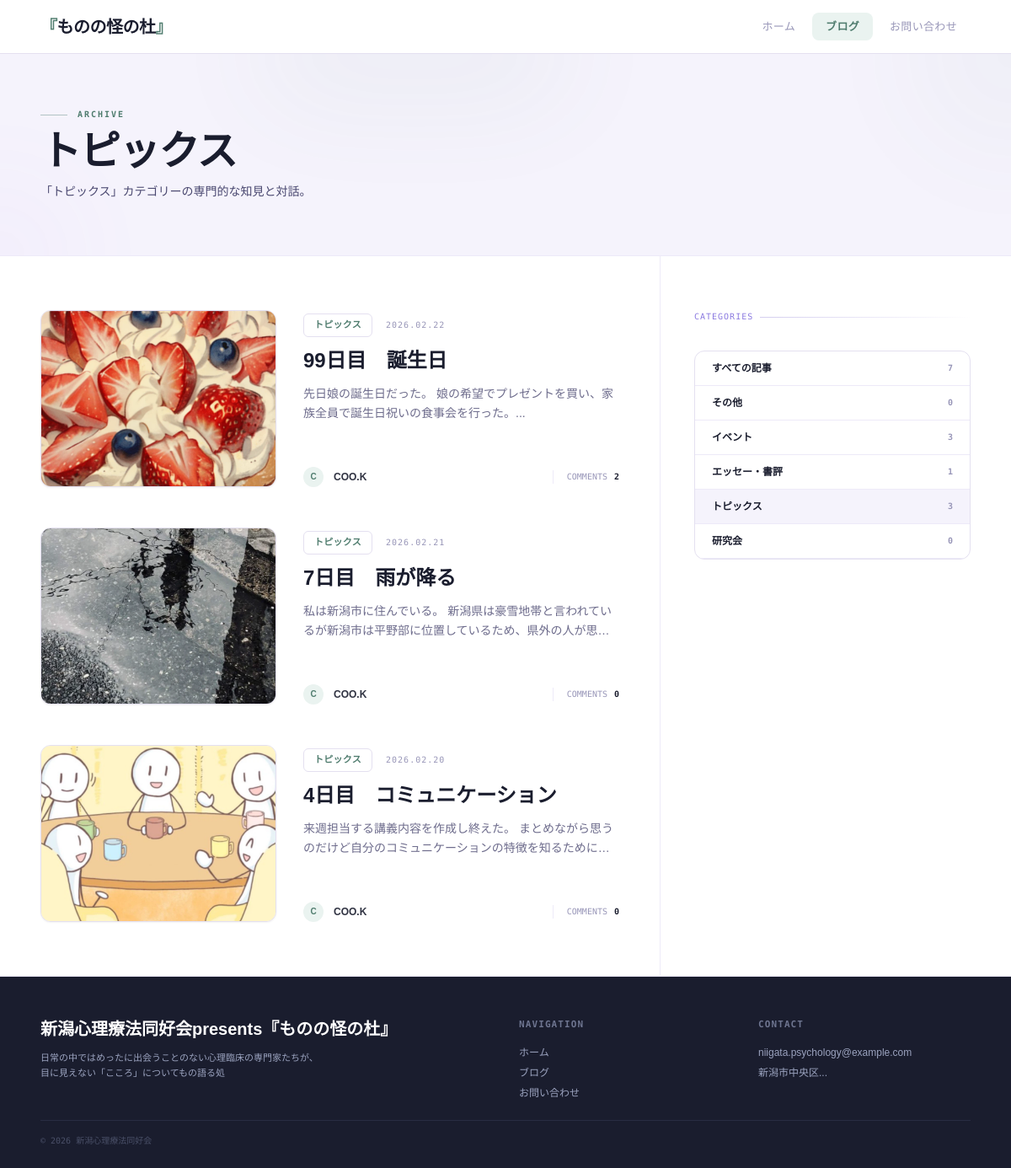
Screenshot of /blog?category=topics with the database file from the repository.
### app/models.py (models this page shows, shortened)
class Category(db.Model):
    __tablename__ = 'categories'
    id = db.Column(db.Integer, primary_key=True, autoincrement=True)
    name = db.Column(db.Text, nullable=False)
    slug = db.Column(db.Text, nullable=False, unique=True)
    created_at = db.Column(db.DateTime, default=datetime.utcnow)
    posts = db.relationship('Post', backref='category', lazy=True)

class Post(db.Model):
    __tablename__ = 'posts'
    id = db.Column(db.Integer, primary_key=True, autoincrement=True)
    user_id = db.Column(db.Integer, db.ForeignKey('users.id'), nullable=False)
    category_id = db.Column(db.Integer, db.ForeignKey('categories.id'), nullable=False)
    title = db.Column(db.Text, nullable=False)
    content = db.Column(db.Text, nullable=False)
    published_at = db.Column(db.DateTime, default=datetime.utcnow)
    event_date = db.Column(db.DateTime, nullable=True)
    eyecatch_img = db.Column(db.Text)
    created_at = db.Column(db.DateTime, default=datetime.utcnow)
    updated_at = db.Column(db.DateTime, default=datetime.utcnow, onupdate=datetime.utcnow)
    comments = db.relationship('Comment', backref='post', lazy=True, cascade='all, delete-orphan')

class User(db.Model, UserMixin):
    __tablename__ = 'users'
    id = db.Column(db.Integer, primary_key=True, autoincrement=True)
    name = db.Column(db.Text, nullable=False)
    display_name = db.Column(db.Text, nullable=True)
    email = db.Column(db.Text, nullable=False, unique=True)
    password_hash = db.Column(db.Text, nullable=False)
    role = db.Column(db.Text, nullable=False, default='member')
    profile = db.Column(db.Text)
    created_at = db.Column(db.DateTime, default=datetime.utcnow)
    updated_at = db.Column(db.DateTime, default=datetime.utcnow, onupdate=datetime.utcnow)
    posts = db.relationship('Post', backref='author', lazy=True)
    comments = db.relationship('Comment', backref='user', lazy=True)
    @property
    def display_name_or_name(self):
        if self.display_name and self.display_name.strip():
            return self.display_name.strip()
        return self.name

### app/blueprints/main/routes.py (the view)
@main_bp.route('/blog')
def blog_list():
    page = request.args.get('page', 1, type=int)
    category_slug = request.args.get('category')
    now_jst = _now_jst()
    query = Post.query.filter(Post.published_at <= now_jst)
    current_category = None
    if category_slug:
        current_category = Category.query.filter_by(slug=category_slug).first()
        if current_category:
            query = query.filter_by(category_id=current_category.id)
    pagination = query.order_by(Post.published_at.desc()).paginate(page=page, per_page=10, error_out=False)
    posts = pagination.items
    categories = Category.query.order_by(Category.name).all()
    category_counts = {c.id: Post.query.filter(Post.category_id == c.id, Post.published_at <= now_jst).count() for c in categories}
    total_published = Post.query.filter(Post.published_at <= now_jst).count()
    return render_template('main/blog_list.html',
                         title='ブログ記事一覧',
                         posts=posts,
                         pagination=pagination,
                         categories=categories,
                         current_category=current_category,
                         category_counts=category_counts,
                         total_published=total_published)

### app/blueprints/main/routes.py (called while the page is built)
def _now_jst():
    if ZoneInfo:
        return datetime.now(ZoneInfo('Asia/Tokyo')).replace(tzinfo=None)
    return datetime.utcnow() + timedelta(hours=9)

### app/blueprints/main/templates/main/blog_list.html (shortened to what this page needs)
{% extends "main/base.html" %}
{% block main_content %}
<div class="relative bg-custom-surface-2 border-b border-custom-border-light py-10 md:py-16 overflow-hidden">
    <div class="absolute top-0 right-0 w-64 h-64 bg-custom-accent opacity-[0.03] rounded-full blur-3xl -mr-32 -mt-32">
    </div>
    <div class="absolute bottom-0 left-0 w-48 h-48 bg-purple-500 opacity-[0.03] rounded-full blur-3xl -ml-24 -mb-24">
    </div>
    <div class="inner flex flex-col gap-3 relative z-10">
        <div class="flex items-center gap-3">
            <span class="w-8 h-[1px] bg-custom-accent opacity-40"></span>
            <span
                class="text-[10px] font-bold text-custom-accent uppercase tracking-[0.2em] font-mono-dm">Archive</span>
        </div>
        <h1 class="font-header-sans font-bold text-3xl md:text-5xl text-custom-text-primary tracking-tight">
            {% if current_category %}
            {{ current_category.name }}
            {% else %}
            Blog <span class="text-custom-accent opacity-30 font-light">/</span> 記事一覧
            {% endif %}
        </h1>
        <p class="text-sm text-custom-text-secondary max-w-2xl leading-relaxed">
            {% if current_category %}
            「{{ current_category.name }}」カテゴリーの専門的な知見と対話。
            {% else %}
            心理療法の視点から、日常の中に潜む「こころ」の動きを読み解く。
            {% endif %}
        </p>
    </div>
</div>
<div class="inner grid grid-cols-1 md:grid-cols-3 gap-0 border-b border-custom-border-light">
    <div class="md:col-span-2 py-10 md:py-16 md:pr-12 md:border-r border-custom-border-light flex flex-col gap-10">
        {% if posts %}
        <div class="flex flex-col gap-12">
            {% for post in posts %}
            <article class="flex flex-col md:flex-row gap-8 group">
                <a href="{{ url_for('main.blog_detail', id=post.id) }}"
                    class="relative w-full md:w-[280px] aspect-video md:aspect-[4/3] rounded-xl border border-custom-border overflow-hidden bg-white shrink-0 shadow-sm transition-all duration-500 group-hover:shadow-custom group-hover:-translate-y-1">
                    {% if post.eyecatch_img %}
                    <img src="{{ url_for('static', filename='uploads/eyecatch/' + post.eyecatch_img) }}"
                        alt="{{ post.title }}"
                        class="w-full h-full object-cover transition-transform duration-700 group-hover:scale-110">
                    {% else %}
                    <div
                        class="w-full h-full flex items-center justify-center bg-custom-surface-2 text-custom-text-muted">
                        <span class="text-[10px] font-mono-dm opacity-40 uppercase tracking-widest">No Visual</span>
                    </div>
                    {% endif %}
                </a>
                <div class="flex flex-col gap-3 flex-1 pt-1">
                    <div class="flex items-center gap-4 text-[10px] font-mono-dm">
                        <span class="ph-tag shadow-none !bg-white border-custom-border">{{ post.category.name if
                            post.category else '未分類' }}</span>
                        <span class="text-custom-text-muted tracking-widest">{{ post.published_at.strftime('%Y.%m.%d')
                            }}</span>
                    </div>
                    <h2
                        class="font-header-sans font-bold text-xl md:text-2xl text-custom-text-primary leading-snug transition-colors group-hover:text-custom-accent">
                        <a href="{{ url_for('main.blog_detail', id=post.id) }}" class="inline-block relative">
                            {{ post.title }}
                        </a>
                    </h2>
                    <p class="text-sm text-custom-text-secondary line-clamp-2 leading-relaxed opacity-80">
                        {{ post.content | striptags | truncate(100) }}
                    </p>
                    <div class="mt-auto flex items-center justify-between pt-4">
                        <div class="flex items-center gap-3">
                            <div
                                class="w-6 h-6 rounded-full bg-custom-accent-light flex items-center justify-center text-[10px] font-bold text-custom-accent">
                                {{ post.author.display_name_or_name[0] }}
                            </div>
                            <span class="text-xs font-bold text-custom-text-primary opacity-90">{{
                                post.author.display_name_or_name }}</span>
                        </div>
                        <div
                            class="flex items-center gap-2 text-[10px] text-custom-text-muted border-l border-custom-border-light pl-4 font-mono-dm">
                            <span>COMMENTS</span>
                            <span class="font-bold text-custom-text-primary">{{ post.comments|length }}</span>
                        </div>
                    </div>
                </div>
            </article>
            {% endfor %}
        </div>
        {% else %}
        <div class="py-20 text-center text-custom-text-muted">
            <p>記事が見つかりませんでした。</p>
        </div>
        {% endif %}
    </div>
    <aside class="py-10 md:py-16 md:pl-10 flex flex-col gap-10">
        <div class="flex flex-col gap-6">
            <div class="section-label">CATEGORIES</div>
            <div class="flex flex-col border border-custom-border rounded-custom overflow-hidden bg-white">
                <a href="{{ url_for('main.blog_list') }}"
                    class="px-5 py-3 text-xs font-bold text-custom-text-primary border-b border-custom-border-light flex items-center justify-between hover:bg-custom-surface-2 transition-colors {% if not current_category %}bg-custom-surface-2{% endif %}">
                    <span>すべての記事</span>
                    <span class="text-[10px] text-custom-text-muted font-mono-dm">{{ total_published }}</span>
                </a>
                {% for category in categories %}
                <a href="{{ url_for('main.blog_list', category=category.slug) }}"
                    class="px-5 py-3 text-xs font-bold text-custom-text-primary border-b border-custom-border-light flex items-center justify-between hover:bg-custom-surface-2 transition-colors {% if current_category and current_category.id == category.id %}bg-custom-surface-2{% endif %}">
                    <span>{{ category.name }}</span>
                    <span class="text-[10px] text-custom-text-muted font-mono-dm">{{ category_counts.get(category.id, 0)
                        }}</span>
                </a>
                {% endfor %}
            </div>
        </div>
    </aside>
</div>
{% endblock %}

### rows the page displays
Category: name "トピックス", get "3"
Post: eyecatch_img (picture), category "トピックス", published_at "2026.02.22", title "99日目 誕生日", content "先日娘の誕生日だった。 娘の希望でプレゼントを買い、家族全員で誕生日祝いの食事会を行った。...", author "C", author.display_name_or_name "COO.K", comments|length "2"
Post: eyecatch_img (picture), category "トピックス", published_at "2026.02.21", title "7日目 雨が降る", author "C", author.display_name_or_name "COO.K", comments|length "0"
Post: eyecatch_img (picture), category "トピックス", published_at "2026.02.20", title "4日目 コミュニケーション", author "C", author.display_name_or_name "COO.K", comments|length "0"
Category: name "その他", get "0"
Category: name "イベント", get "3"
Category: name "エッセー・書評", get "1"
Category: name "研究会", get "0"

### other values shown
{{ total_published }} "7"
